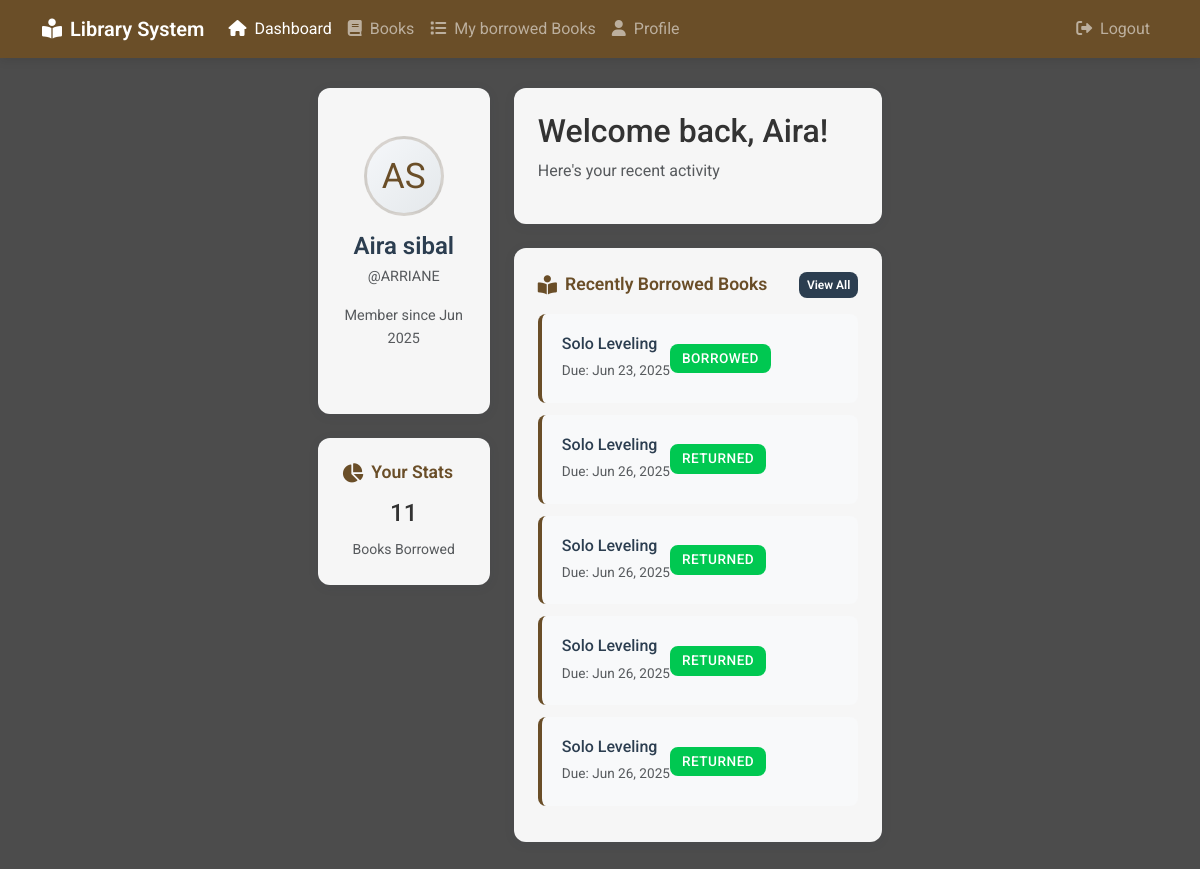
/dashboard.php (signed in), run on the app's committed database.
### tables this page shows
CREATE TABLE `users` (
  `id` int(11) NOT NULL,
  `username` varchar(50) NOT NULL,
  `password` varchar(255) NOT NULL,
  `email` varchar(100) NOT NULL,
  `first_name` varchar(50) NOT NULL,
  `last_name` varchar(50) NOT NULL,
  `status` enum('active','pending','suspended') NOT NULL DEFAULT 'pending',
  `created_at` timestamp NOT NULL DEFAULT current_timestamp(),
  `updated_at` timestamp NOT NULL DEFAULT current_timestamp() ON UPDATE current_timestamp(),
  `remember_token` varchar(64) DEFAULT NULL,
  `role_id` int(11) DEFAULT 2,
  `birthday` date DEFAULT NULL,
  `mobile_number` varchar(20) DEFAULT NULL,
  `gender` enum('male','female') DEFAULT NULL,
  `terms_accepted` tinyint(1) DEFAULT 0
);

CREATE TABLE `borrowings` (
  `id` int(11) NOT NULL,
  `user_id` int(11) NOT NULL,
  `book_id` int(11) NOT NULL,
  `borrow_date` timestamp NOT NULL DEFAULT current_timestamp(),
  `due_date` timestamp NULL DEFAULT NULL,
  `return_date` timestamp NULL DEFAULT NULL,
  `status` enum('borrowed','returned','overdue') NOT NULL DEFAULT 'borrowed',
  `created_at` timestamp NOT NULL DEFAULT current_timestamp(),
  `updated_at` timestamp NOT NULL DEFAULT current_timestamp() ON UPDATE current_timestamp()
);

CREATE TABLE `books` (
  `id` int(11) NOT NULL,
  `title` varchar(255) NOT NULL,
  `author` varchar(100) NOT NULL,
  `isbn` varchar(20) NOT NULL,
  `category` varchar(50) NOT NULL,
  `description` text DEFAULT NULL,
  `quantity` int(11) NOT NULL DEFAULT 1,
  `publication_year` int(4) DEFAULT NULL,
  `cover_image` varchar(255) DEFAULT NULL,
  `created_at` timestamp NOT NULL DEFAULT current_timestamp(),
  `updated_at` timestamp NOT NULL DEFAULT current_timestamp() ON UPDATE current_timestamp()
);

### dashboard.php (the view, shortened to what this page needs)
<?php
    require_once 'config.php';
    try {
        $user_id = $_SESSION['user_id'];
        $stmt = $pdo->prepare("SELECT * FROM users WHERE id = ?");
        $stmt->execute([$user_id]);
        $user = $stmt->fetch();
        $stmt = $pdo->prepare("SELECT COUNT(*) as total FROM borrowings WHERE user_id = ?");
        $stmt->execute([$user_id]);
        $total_borrowed = $stmt->fetch()['total'];
        $stmt = $pdo->prepare("
            SELECT b.*, br.borrow_date, br.due_date, br.status
            FROM borrowings br
            JOIN books b ON br.book_id = b.id
            WHERE br.user_id = ?
            ORDER BY br.borrow_date DESC
            LIMIT 5
        ");
        $stmt->execute([$user_id]);
        $borrowed_books = $stmt->fetchAll();
    } catch (PDOException $e) {
        $error = "Database error: " . $e->getMessage();
    }
?>
<!DOCTYPE html>
<html>
<head>
    <link href="https://cdn.jsdelivr.net/npm/bootstrap@5.3.2/dist/css/bootstrap.min.css" rel="stylesheet">
    <link href="https://cdnjs.cloudflare.com/ajax/libs/font-awesome/6.0.0/css/all.min.css" rel="stylesheet">
    <link href="style.css" rel="stylesheet">
</head>
<body>
    <nav class="navbar navbar-expand-lg navbar-dark fixed-top">
        <div class="container">
            <a class="navbar-brand" href="dashboard.php">
                <i class="fas fa-book-reader me-2"></i>Library System
            </a>
            <div class="collapse navbar-collapse" id="navbarNav">
                <ul class="navbar-nav me-auto">
                    <li class="nav-item">
                        <a class="nav-link active" href="dashboard.php">
                            <i class="fas fa-home me-1"></i> Dashboard
                        </a>
                    </li>
                    <li class="nav-item">
                        <a class="nav-link" href="books.php">
                            <i class="fas fa-book me-1"></i> Books
                        </a>
                    </li>
                    <li class="nav-item">
                        <a class="nav-link" href="borrowed.php">
                            <i class="fas fa-list me-1"></i> My borrowed Books
                        </a>
                    </li>
                    <li class="nav-item">
                        <a class="nav-link" href="profile.php">
                            <i class="fas fa-user me-1"></i> Profile
                        </a>
                    </li>
                </ul>
                <ul class="navbar-nav">
                    <li class="nav-item">
                        <a class="nav-link" href="logout.php">
                            <i class="fas fa-sign-out-alt me-1"></i> Logout
                        </a>
                    </li>
                </ul>
            </div>
        </div>
    </nav>
    <div class="dashboard-container">
        <div class="row">
            <div class="col-md-4">
                <div class="stats-card">
                    <div class="profile-section">
                        <div class="profile-image">
                            <?php
                            $initials = strtoupper(substr($user['first_name'], 0, 1) . substr($user['last_name'], 0, 1));
                            echo $initials;
                            ?>
                        </div>
                        <h4><?php echo htmlspecialchars($user['first_name'] . ' ' . $user['last_name']); ?></h4>
                        <p class="text-muted">@<?php echo htmlspecialchars($user['username']); ?></p>
                        <p class="text-muted">
                            Member since <?php echo date('M Y', strtotime($user['created_at'])); ?>
                        </p>
                    </div>
                </div>
                <div class="stats-card">
                    <h5 class="mb-3"><i class="fas fa-chart-pie me-2"></i> Your Stats</h5>
                    <div class="row text-center">
                        <div class="col-12">
                            <h4><?php echo $total_borrowed; ?></h4>
                            <small class="text-muted">Books Borrowed</small>
                        </div>
                    </div>
                </div>
            </div>
            <div class="col-md-8">
                <div class="stats-card">
                    <h2>Welcome back, <?php echo htmlspecialchars($user['first_name']); ?>!</h2>
                    <p class="text-muted">Here's your recent activity</p>
                </div>
                <div class="stats-card">
                    <div class="d-flex justify-content-between align-items-center mb-3">
                        <h5 class="mb-0"><i class="fas fa-book-reader me-2"></i> Recently Borrowed Books</h5>
                        <a href="borrowed.php" class="btn btn-sm btn-outline-primary">View All</a>
                    </div>
                    <?php if (!empty($borrowed_books)): ?>
                        <?php foreach ($borrowed_books as $book): ?>
                            <div class="book-item">
                                <div class="d-flex justify-content-between align-items-center">
                                    <div>
                                        <h6><?php echo htmlspecialchars($book['title']); ?></h6>
                                        <small class="text-muted">
                                            Due: <?php echo date('M d, Y', strtotime($book['due_date'])); ?>
                                        </small>
                                    </div>
                                    <span class="badge bg-<?php echo $book['status'] === 'overdue' ? 'danger' : 'success'; ?>">
                                        <?php echo ucfirst(htmlspecialchars($book['status'])); ?>
                                    </span>
                                </div>
                            </div>
                        <?php endforeach; ?>
                    <?php endif; ?>
                </div>
            </div>
        </div>
    </div>
</body>
</html>

### style.css (style rules this page uses)
* { margin: 0; padding: 0; box-sizing: border-box; }
:root { --primary-color: #6a4e28; --primary-hover: #8b683c; --text-color: #333; --light-text: #666; --border-color: #e1e1e1; --success-color: #00C851; --warning-color: #ffbb33; --danger-color: #d63031; --white: #fff; --container-bg: rgba(255, 255, 255, 0.95); --shadow-color: rgba(0, 0, 0, 0.1); }
body { background: linear-gradient(rgba(0, 0, 0, 0.7), rgba(0, 0, 0, 0.7)), url('https://images.unsplash.com/photo-1507842217343-583bb7270b66?ixlib=rb-4.0.3&auto=format&fit=crop&w=2340&q=80'); background-size: cover; background-position: center; background-attachment: fixed; background-repeat: no-repeat; min-height: 100vh; font-family: 'Roboto', sans-serif; color: var(--text-color); line-height: 1.6; display: flex; align-items: center; justify-content: center; padding-top: 7vh; }
.navbar { background-color: var(--primary-color) !important; box-shadow: 0 2px 10px rgba(0,0,0,0.1); }
.navbar-brand { font-weight: 600; }
.container { width: 100%; padding-right: 1.5vh; padding-left: 1.5vh; margin-right: auto; margin-left: auto; display: flex; align-items: center; justify-content: center; }
.btn { padding: 12px 24px; font-size: 16px; font-weight: 600; border-radius: 8px; transition: all 0.3s ease; cursor: pointer; border: none; position: relative; overflow: hidden; }
.btn::after { content: ''; position: absolute; width: 100%; height: 100%; top: 0; left: -100%; background: linear-gradient(90deg, transparent, rgba(255,255,255,0.2), transparent); transition: 0.5s; }
.btn-outline-primary { background: #2c3e50; border-color: #2c3e50; color: #fff; }
a { color: var(--primary-color); text-decoration: none; transition: all 0.3s ease; position: relative; }
a:not(.btn)::after { content: ''; position: absolute; width: 100%; height: 1px; bottom: -2px; left: 0; background-color: var(--primary-color); transform: scaleX(0); transform-origin: right; transition: transform 0.3s ease; }
.dashboard-container { max-width: 1200px; margin: 2rem auto; padding: 0 1.5rem; animation: fadeIn 0.5s ease-out; }
.stats-card { background: var(--container-bg); border-radius: 12px; padding: 1.5rem; margin-bottom: 1.5rem; box-shadow: 0 2px 12px rgba(44,62,80,0.07); transition: all 0.3s ease; position: relative; overflow: hidden; }
.stats-card h5 { color: var(--primary-color); font-weight: 600; margin-bottom: 1.25rem; display: flex; align-items: center; font-size: 1.1rem; }
.stats-card h5 i { margin-right: 10px; font-size: 1.2rem; }
.profile-section { text-align: center; padding: 1.5rem 0; }
.profile-image { width: 10vh; height: 10vh; border-radius: 50%; background: linear-gradient(135deg, #f5f7fa 0%, #e4e8eb 100%); display: flex; align-items: center; justify-content: center; font-size: 2.2rem; color: var(--primary-color); margin: 0 auto 1rem auto; border: 3px solid rgba(106, 78, 40, 0.2); }
.profile-section h4 { font-weight: 600; color: #2c3e50; margin-bottom: 0.25rem; }
.profile-section .text-muted { font-size: 0.9rem; text-align: center; }
.book-item { background: #f8f9fa; padding: 1.25rem; margin-bottom: 0.75rem; border-radius: 8px; border-left: 4px solid var(--primary-color); transition: all 0.3s ease; display: flex; justify-content: space-between; align-items: center; }
.book-item h6 { font-weight: 500; margin-bottom: 0.25rem; color: #2c3e50; }
.book-item small { font-size: 0.85rem; }
.badge { font-weight: 500; padding: 0.5rem 0.75rem; font-size: 0.85rem; letter-spacing: 0.5px; text-transform: uppercase; border-radius: 8px; }
.badge.bg-success { background-color: var(--success-color) !important; }
.badge { font-weight: 500; padding: 0.5rem 0.75rem; border-radius: 8px; }
.btn-sm { padding: 0.25rem 0.5rem; font-size: 0.75rem; }

### data on the page
users: initials "AS", first_name+last_name "Aira sibal", username "ARRIANE", created_at "Jun 2025", first_name "Aira"
borrowings: book.title "Solo Leveling", due_date "Jun 23, 2025", status "BORROWED"
borrowings: book.title "Solo Leveling", due_date "Jun 26, 2025", status "RETURNED"
borrowings: book.title "Solo Leveling", due_date "Jun 26, 2025", status "RETURNED"
borrowings: book.title "Solo Leveling", due_date "Jun 26, 2025", status "RETURNED"
borrowings: book.title "Solo Leveling", due_date "Jun 26, 2025", status "RETURNED"

### other printed values
$total_borrowed "11"
